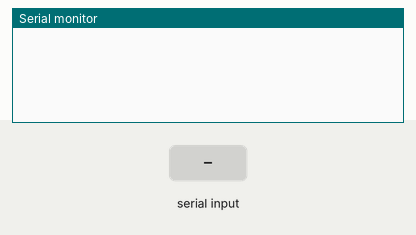
Bench run of a sketch on a simulated Arduino Uno, built with avr-gcc and run on an emulated ATmega328P. Shown: the last lines printed to the serial monitor. Inputs (shaded band) come from the test bench.

Above: at 1.2 s.
1.3 s: "90,45\n" received over Serial
At 2.1 s:
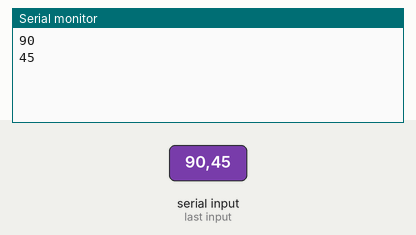
2.8 s: "30,150\n" received over Serial
At 5.1 s:
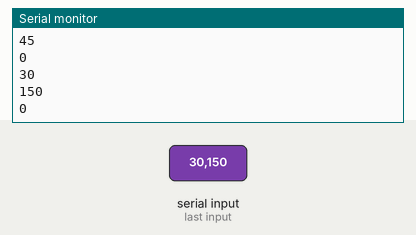
Timing chart, 0 to 6.6 s (numbered marks = the images above; inputs shaded):
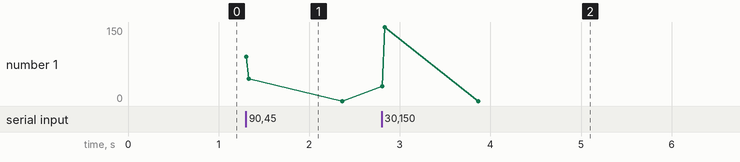

Measured:
- after the input at 1.3 s, the serial monitor: prints a new line at once (image 1)
- after the input at 2.8 s, the serial monitor: prints a new line at once (image 2)

The sketch:

serial.com.no1.kod_11.7.ino
```cpp
int number = 0; //TENTO PROGRAM BERIE CISLO ZO SERIALCOM A VYPISE HO
                //(POCITACU)

void setup() {

Serial.begin(9600);
delay(20);
}

void loop() {

if (Serial.available()){
  number =  Serial.parseInt();
  Serial.println(number);
  delay(20);
  }
delay(10);

}
```
